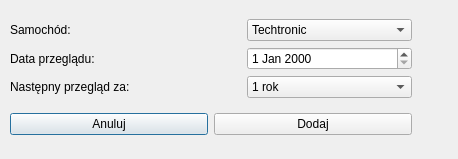
<?xml version="1.0" encoding="UTF-8"?>
<ui version="4.0">
 <class>Dialog</class>
 <widget class="QDialog" name="Dialog">
  <property name="geometry">
   <rect>
    <x>0</x>
    <y>0</y>
    <width>458</width>
    <height>159</height>
   </rect>
  </property>
  <property name="windowTitle">
   <string>Dodawanie przeglądu</string>
  </property>
  <widget class="QWidget" name="verticalLayoutWidget_2">
   <property name="geometry">
    <rect>
     <x>10</x>
     <y>10</y>
     <width>402</width>
     <height>134</height>
    </rect>
   </property>
   <layout class="QVBoxLayout" name="verticalLayout">
    <item>
     <layout class="QGridLayout" name="gridLayout" columnstretch="1,0">
      <item row="4" column="1">
       <widget class="QComboBox" name="combo_box_okres">
        <item>
         <property name="text">
          <string>1 rok</string>
         </property>
        </item>
        <item>
         <property name="text">
          <string>2 lata</string>
         </property>
        </item>
        <item>
         <property name="text">
          <string>3 lata</string>
         </property>
        </item>
        <item>
         <property name="text">
          <string>4 lata</string>
         </property>
        </item>
        <item>
         <property name="text">
          <string>5 lat</string>
         </property>
        </item>
       </widget>
      </item>
      <item row="0" column="0">
       <widget class="QLabel" name="label_samochod">
        <property name="text">
         <string>Samochód: </string>
        </property>
       </widget>
      </item>
      <item row="4" column="0">
       <widget class="QLabel" name="label_nastepny_przeglad_za">
        <property name="text">
         <string>Następny przegląd za:</string>
        </property>
       </widget>
      </item>
      <item row="0" column="1">
       <widget class="QComboBox" name="combo_box_samochod">
        <item>
         <property name="text">
          <string>Techtronic</string>
         </property>
        </item>
        <item>
         <property name="text">
          <string>Moto-Majster</string>
         </property>
        </item>
        <item>
         <property name="text">
          <string>Techtronic Constractions</string>
         </property>
        </item>
        <item>
         <property name="text">
          <string>Prywatnie</string>
         </property>
        </item>
       </widget>
      </item>
      <item row="3" column="1">
       <widget class="QDateEdit" name="date_edit_data_przegladu"/>
      </item>
      <item row="3" column="0">
       <widget class="QLabel" name="label_data_data_przegladu">
        <property name="text">
         <string>Data przeglądu: </string>
        </property>
       </widget>
      </item>
     </layout>
    </item>
    <item>
     <layout class="QHBoxLayout" name="horizontalLayout">
      <item>
       <widget class="QPushButton" name="btn_cancel">
        <property name="text">
         <string>Anuluj</string>
        </property>
       </widget>
      </item>
      <item>
       <widget class="QPushButton" name="btn_submit">
        <property name="text">
         <string>Dodaj</string>
        </property>
       </widget>
      </item>
     </layout>
    </item>
   </layout>
  </widget>
 </widget>
 <tabstops>
  <tabstop>combo_box_samochod</tabstop>
  <tabstop>date_edit_data_przegladu</tabstop>
  <tabstop>combo_box_okres</tabstop>
  <tabstop>btn_cancel</tabstop>
  <tabstop>btn_submit</tabstop>
 </tabstops>
 <resources/>
 <connections/>
</ui>
